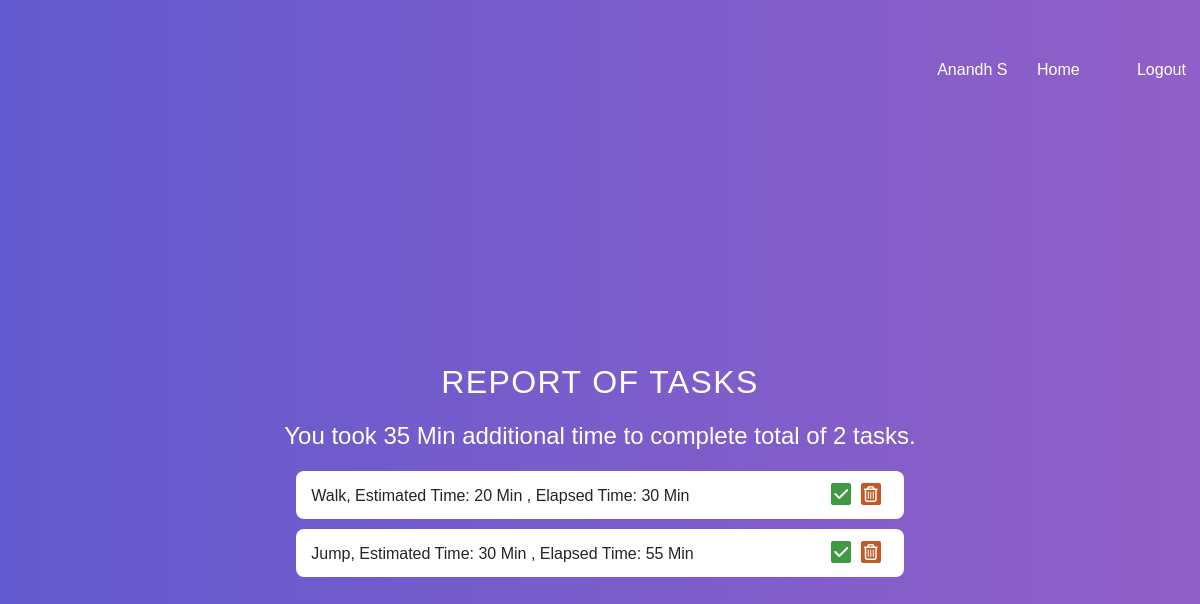
/report (signed in), run on the app's committed database.
### home/models.py (models this page shows, shortened)
class Task(models.Model):
    task = models.CharField(max_length=255)
    estimated_time = models.IntegerField(blank=False)
    elapsed_time = models.IntegerField(blank=True)
    user = models.ForeignKey(User, on_delete=models.CASCADE)

### home/views.py (the view)
# urls.py: path('report', views.report),
def report(request):
    if 'user_id' in request.session:
        data = {}
        user_id = request.session["user_id"]
        queryset = Task.objects.filter(user__pk=user_id)
        data["tasks"] = queryset
        total_additional_time = 0
        task_count = 0
        for task in queryset:
            additional_time = task.elapsed_time - task.estimated_time
            total_additional_time += additional_time
            task_count += 1
        data["total_additional_time"] = total_additional_time
        data["task_count"] = task_count
        return render(request, 'report.html', data)
    else:
        return redirect(signup)

### home/templates/report.html (shortened to what this page needs)
<!DOCTYPE html>
<html lang="en">
<head>
    <link href="https://cdn.jsdelivr.net/npm/bootstrap@5.2.0-beta1/dist/css/bootstrap.min.css" rel="stylesheet">
</head>
<body>
    <div style="margin-top: -260px !important; margin-right: -950px; color: white">
        <div class="row">
            <div style="width: 160px;" class="col">{{request.session.user_name}}</div>
            <div class="col"><a href="/">Home</a></div>
            <div class="col"><a href="/logout">Logout</a></div>
        </div>
    </div>
    <section style="margin-top: -250px;">
        <h1 style="margin-bottom: 20px">Report of Tasks</h1>
        <h4 class="text-center" style="margin-bottom: 20px; color:white">You took {{total_additional_time}} Min additional time to complete total of {{task_count}} tasks.</h4>
        <div class="container">
            {% for task in tasks %}
            <div class="task">
                <div class="content">
                    <h6 style="font-weight: lighter; margin-top: 10px; margin-left: 10px">{{task.task}}, Estimated Time: {{task.estimated_time}} Min , Elapsed Time: {{task.elapsed_time}} Min</h6>
                </div>
                <div class="btn">
                    <a href="/task/update/?id={{task.id}}" id="del"><i class="fa-solid fa-check"></i></a>
                    <a href="/task/delete/?id={{task.id}}" id="del"><i class="fa-solid fa-trash-can"></i></a>
                </div>
            </div>
            {% endfor %}
        </div>
    </section>
</body>
</html>

### home/templates/report.html (style rules this page uses)
* { margin: 0; padding: 0; box-sizing: border-box; }
a { text-decoration: none; color: white; }
body { display: grid; place-items: center; height: 100vh; font-family: 'Oswald', sans-serif; background: linear-gradient(to right, #635acf, #915fc7); }
section { min-width: 30vw; max-width: 80vw; }
h1 { text-transform: uppercase; letter-spacing: 1.4px; font-weight: 500; font-size: 2rem; text-align: center; margin-bottom: 10px; color: #fff; }
.fa-solid { border-radius: 2px; padding: 3px; cursor: pointer; font-size: 1rem; margin-right: 5px; }
.container .task { display: flex; justify-content: space-between; background-color: #fff; padding: 5px; margin-bottom: 10px; border-radius: 8px; }
.task .fa-check { background-color: #3f9a41; color: #fff; }
.task .fa-trash-can { background-color: #c15827; color: #fff; font-weight: 400; }

### data on the page
Task: task "Walk", estimated_time "20", elapsed_time "30"
Task: task "Jump", estimated_time "30", elapsed_time "55"

### other printed values
{{ request.session.user_name }} "Anandh S"
{{ total_additional_time }} "35"
{{ task_count }} "2"
